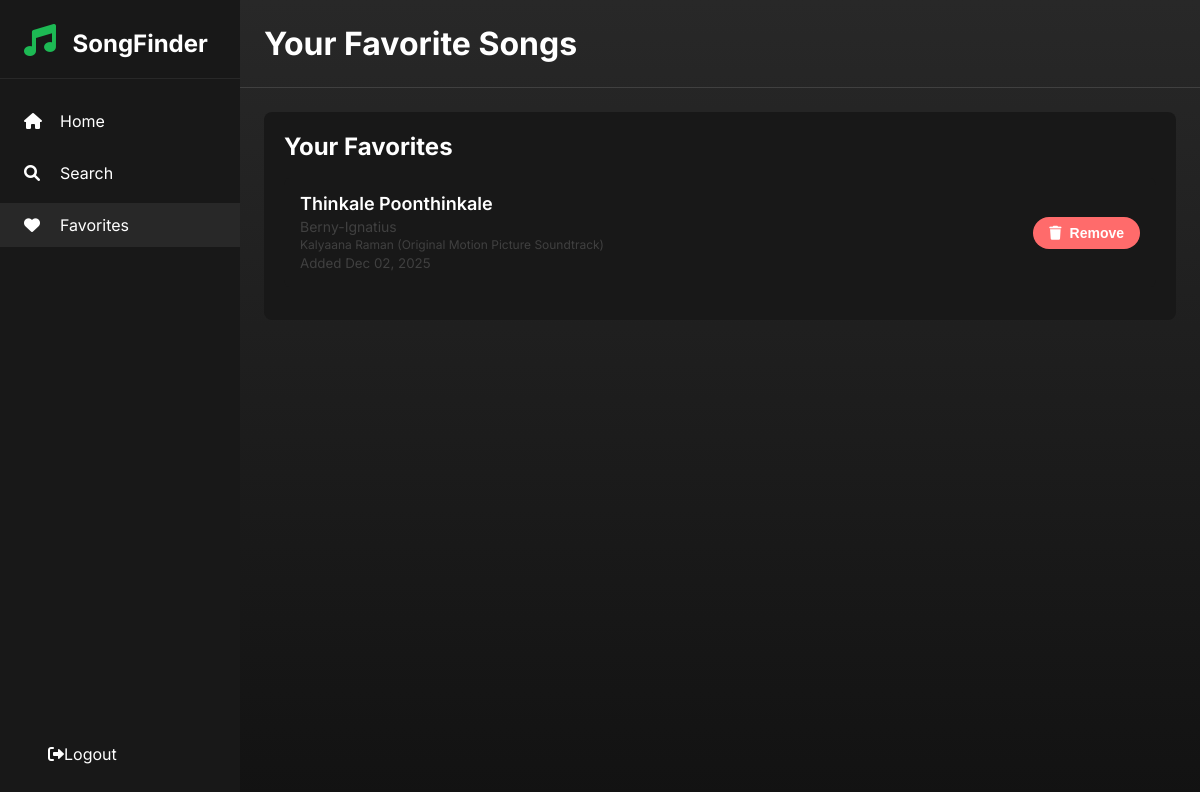
Before: /api/favorites/ (signed in) with the older database file.
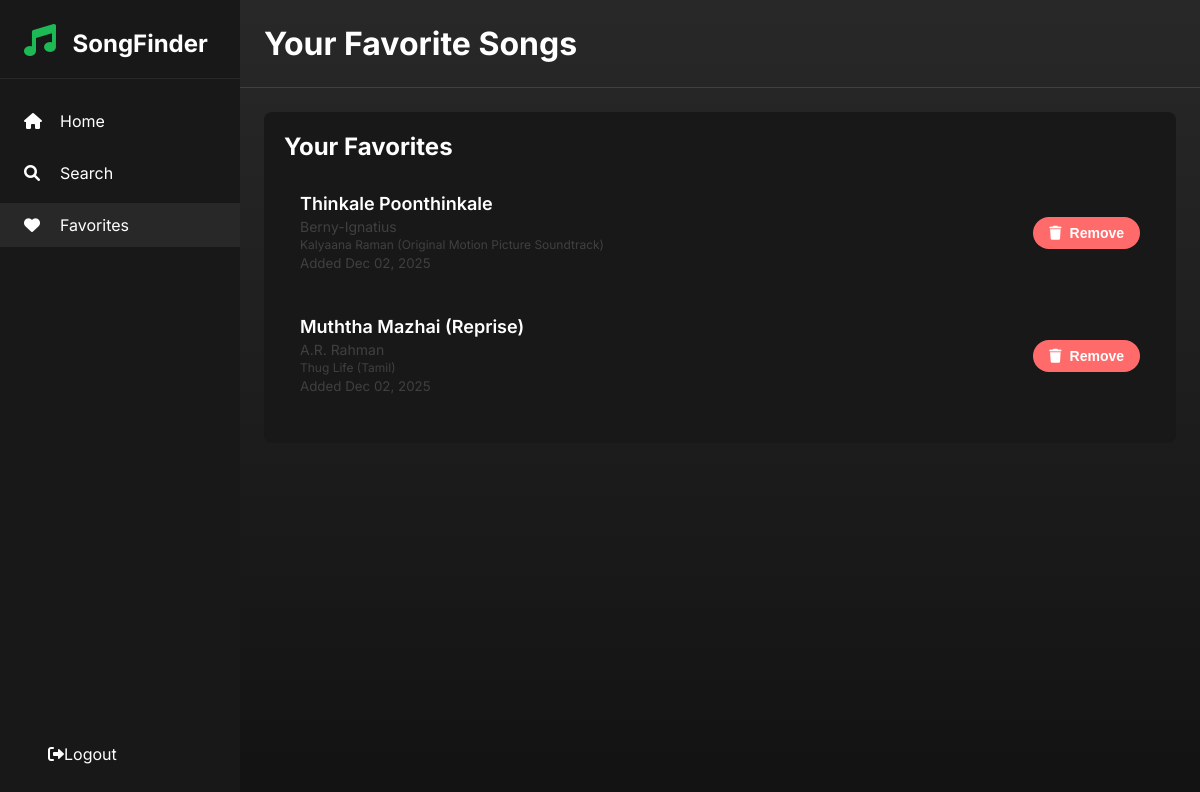
After: the same page with the newer database file.
### music/models.py (models this page shows, shortened)
class Favorite(models.Model):
    user = models.ForeignKey(User, on_delete=models.CASCADE)
    song = models.CharField(max_length=255)
    artist = models.CharField(max_length=255)
    album = models.CharField(max_length=255, blank=True, null=True)
    added_at = models.DateTimeField(auto_now_add=True)
    class Meta:
        unique_together = ('user', 'song')

### music/views.py (the view)
# urls.py: path('favorites/', views.favorites_page, name='favorites_page'),
@login_required
def favorites_page(request):
    favorites = Favorite.objects.filter(user=request.user)
    return render(request, 'music/favorites.html', {'favorites': favorites})

### music/templates/music/favorites.html (shortened to what this page needs)
{% extends 'music/base.html' %}
{% block page_title %}Your Favorite Songs{% endblock %}
{% block content %}
<div class="card">
    <h2>Your Favorites</h2>
    {% if favorites %}
        <div id="favorites-list">
            {% for favorite in favorites %}
            <div class="song-card" data-id="{{ favorite.id }}">
                <div class="song-info">
                    <div class="song-title">{{ favorite.song }}</div>
                    <div class="song-artist">{{ favorite.artist }}</div>
                    {% if favorite.album %}
                        <div class="song-album">{{ favorite.album }}</div>
                    {% endif %}
                    <small style="color: var(--spotify-light-gray);">
                        Added {{ favorite.added_at|date:"M d, Y" }}
                    </small>
                </div>
                <div class="song-actions">
                    <button class="btn btn-danger remove-btn" data-id="{{ favorite.id }}">
                        <i class="fas fa-trash"></i> Remove
                    </button>
                </div>
            </div>
            {% endfor %}
        </div>
    {% else %}
        <p>You haven't added any favorites yet. <a href="{% url 'search_page' %}">Start searching</a> to add some!</p>
    {% endif %}
</div>
{% endblock %}

### music/templates/music/base.html (shortened to what this page needs)
{% load static %}
<!DOCTYPE html>
<html lang="en">
<head>
    <link rel="stylesheet" href="{% static 'music/css/style.css' %}">
    <link rel="stylesheet" href="https://cdnjs.cloudflare.com/ajax/libs/font-awesome/6.0.0/css/all.min.css">
</head>
<body>
    <div class="app">
        <nav class="sidebar">
            <div class="sidebar-header">
                <i class="fas fa-music"></i>
                <span>SongFinder</span>
            </div>
            <ul class="sidebar-menu">
                <li><a href="{% url 'home' %}" class="{% if request.resolver_match.url_name == 'home' %}active{% endif %}"><i class="fas fa-home"></i> Home</a></li>
                <li><a href="{% url 'search_page' %}" class="{% if request.resolver_match.url_name == 'search_page' %}active{% endif %}"><i class="fas fa-search"></i> Search</a></li>
                <li><a href="{% url 'favorites_page' %}" class="{% if request.resolver_match.url_name == 'favorites_page' %}active{% endif %}"><i class="fas fa-heart"></i> Favorites</a></li>
            </ul>
            <div class="sidebar-footer">
                <a href="{% url 'logout' %}" class="logout-btn"><i class="fas fa-sign-out-alt"></i> Logout</a>
            </div>
        </nav>
        <main class="main-content">
            <header class="main-header">
                <h1>{% block page_title %}Welcome{% endblock %}</h1>
            </header>
            <div class="content">
                {% block content %}{% endblock %}
            </div>
        </main>
    </div>
</body>
</html>

### music/static/music/css/style.css (style rules this page uses)
:root { --spotify-black: #121212; --spotify-dark-gray: #181818; --spotify-gray: #282828; --spotify-light-gray: #404040; --spotify-white: #ffffff; --spotify-green: #1db954; --spotify-green-hover: #1ed760; --spotify-red: #ff6b6b; --border-radius: 8px; --sidebar-width: 240px; }
* { margin: 0; padding: 0; box-sizing: border-box; }
body { font-family: 'Inter', sans-serif; background-color: var(--spotify-black); color: var(--spotify-white); overflow-x: hidden; }
.app { display: flex; min-height: 100vh; }
.sidebar { width: var(--sidebar-width); background-color: var(--spotify-dark-gray); padding: 24px 0; position: fixed; height: 100vh; overflow-y: auto; }
.sidebar-header { padding: 0 24px 20px; border-bottom: 1px solid var(--spotify-gray); margin-bottom: 20px; }
.sidebar-header i { color: var(--spotify-green); font-size: 32px; margin-right: 12px; }
.sidebar-header span { font-size: 24px; font-weight: 700; }
.sidebar-menu { list-style: none; }
.sidebar-menu li { margin-bottom: 8px; }
.sidebar-menu a { display: flex; align-items: center; padding: 12px 24px; color: var(--spotify-white); text-decoration: none; transition: background-color 0.2s; }
.sidebar-menu a:hover, .sidebar-menu a.active { background-color: var(--spotify-gray); }
.sidebar-menu i { margin-right: 16px; width: 20px; }
.sidebar-footer { position: absolute; bottom: 24px; left: 0; right: 0; padding: 0 24px; }
.logout-btn { display: flex; align-items: center; padding: 12px 24px; color: var(--spotify-white); text-decoration: none; transition: background-color 0.2s; border-radius: var(--border-radius); }
.main-content { flex: 1; margin-left: var(--sidebar-width); background: linear-gradient(180deg, var(--spotify-gray) 0%, var(--spotify-black) 100%); min-height: 100vh; }
.main-header { padding: 24px; border-bottom: 1px solid var(--spotify-light-gray); }
.main-header h1 { font-size: 32px; font-weight: 700; }
.content { padding: 24px; }
.card { background-color: var(--spotify-dark-gray); border-radius: var(--border-radius); padding: 20px; margin-bottom: 20px; }
.card h2 { font-size: 24px; margin-bottom: 16px; }
.song-card { display: flex; align-items: center; background-color: var(--spotify-dark-gray); border-radius: var(--border-radius); padding: 16px; margin-bottom: 12px; transition: background-color 0.2s; }
.song-info { flex: 1; }
.song-title { font-size: 18px; font-weight: 600; margin-bottom: 4px; }
.song-artist { color: var(--spotify-light-gray); font-size: 14px; }
.song-album { color: var(--spotify-light-gray); font-size: 12px; margin-top: 2px; }
.song-actions { display: flex; gap: 12px; }
.btn { padding: 8px 16px; border: none; border-radius: 20px; font-size: 14px; font-weight: 600; cursor: pointer; transition: all 0.2s; text-decoration: none; display: inline-flex; align-items: center; gap: 8px; }
.btn-danger { background-color: var(--spotify-red); color: var(--spotify-white); }

Changed rows visible on the page:
added Favorite: song "Muththa Mazhai (Reprise)", artist "A.R. Rahman", album "Thug Life (Tamil)", added_at "Dec 02, 2025"
